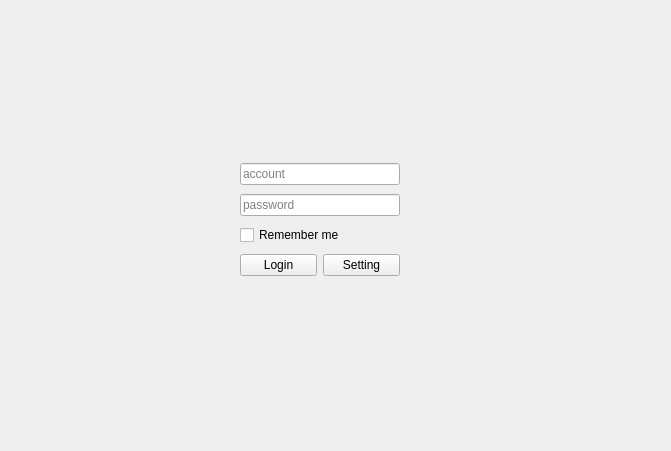
<?xml version="1.0" encoding="UTF-8"?>
<ui version="4.0">
 <class>Login</class>
 <widget class="QWidget" name="Login">
  <property name="geometry">
   <rect>
    <x>0</x>
    <y>0</y>
    <width>671</width>
    <height>451</height>
   </rect>
  </property>
  <property name="windowTitle">
   <string>Login</string>
  </property>
  <widget class="QWidget" name="verticalWidget" native="true">
   <property name="geometry">
    <rect>
     <x>240</x>
     <y>160</y>
     <width>160</width>
     <height>121</height>
    </rect>
   </property>
   <layout class="QVBoxLayout" name="verticalLayout">
    <property name="spacing">
     <number>6</number>
    </property>
    <item>
     <widget class="QLineEdit" name="account">
      <property name="autoFillBackground">
       <bool>false</bool>
      </property>
      <property name="text">
       <string/>
      </property>
      <property name="placeholderText">
       <string>account</string>
      </property>
      <property name="clearButtonEnabled">
       <bool>true</bool>
      </property>
     </widget>
    </item>
    <item>
     <widget class="QLineEdit" name="password">
      <property name="text">
       <string/>
      </property>
      <property name="echoMode">
       <enum>QLineEdit::Password</enum>
      </property>
      <property name="placeholderText">
       <string>password</string>
      </property>
     </widget>
    </item>
    <item>
     <widget class="QCheckBox" name="remember">
      <property name="text">
       <string>Remember me</string>
      </property>
     </widget>
    </item>
    <item>
     <layout class="QHBoxLayout" name="horizontalLayout">
      <item>
       <widget class="QPushButton" name="login_button">
        <property name="text">
         <string>Login</string>
        </property>
       </widget>
      </item>
      <item>
       <widget class="QPushButton" name="setting_button">
        <property name="text">
         <string>Setting</string>
        </property>
       </widget>
      </item>
     </layout>
    </item>
   </layout>
  </widget>
 </widget>
 <resources/>
 <connections/>
</ui>
